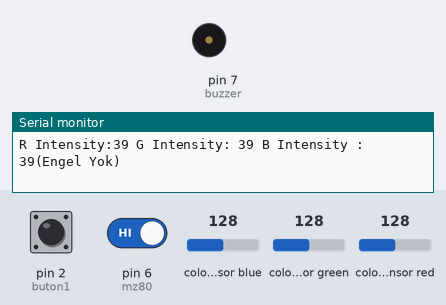
Bench run of a sketch on a simulated Arduino Uno, built with avr-gcc and run on an emulated ATmega328P. On the bench: buzzer (waves = sounding), the last lines printed to the serial monitor. Wiring (inferred from the names in the program): TCS3200 colour sensor: output pin 10; S2 pin 12; S3 pin 11; S0 pin 8; S1 pin 9. Inputs (shaded band) come from the test bench; at power-on: pin 6 (mz80) HIGH, pin 2 (buton1) HIGH, colour sensor blue 128, colour sensor green 128, colour sensor red 128.

Above: at 1.2 s.
1.3 s: pin 6 (mz80) driven LOW
At 1.46 s:
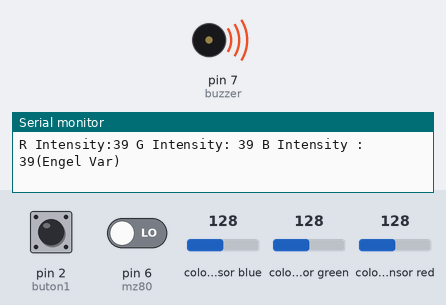
4.3 s: pin 6 (mz80) driven HIGH
At 5.4 s:
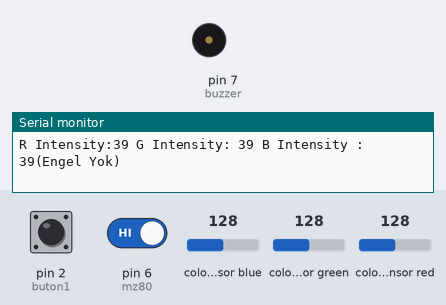
7.3 s: pin 2 (buton1) pulled LOW for 3.2 s
At 7.7 s:
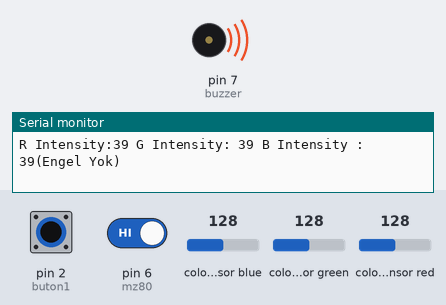
13.5 s: pin 2 (buton1) pulled LOW for 0.15 s
At 14.0 s:
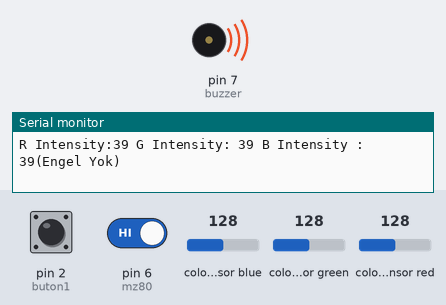
16.6 s: pin 2 (buton1) pulled LOW for 1 s
At 18.5 s:
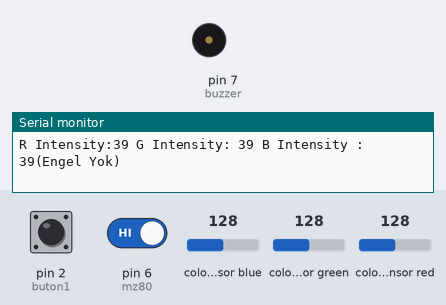
Timing chart, 0 to 20.0 s (numbered marks = the images above; inputs shaded):
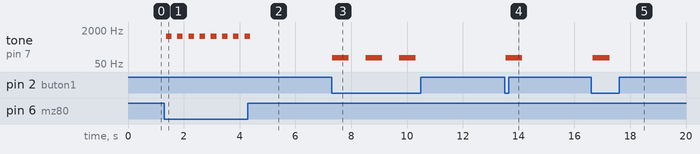

Measured:
- after the input at 1.3 s, tone on pin 7 (buzzer): alternates 1000 Hz for 0.20 s and silent for 0.20 s, starting after 0.07 s
- after the input at 4.3 s, tone on pin 7 (buzzer): goes on until 4.4 s, then stays silent
- after the input at 7.3 s, tone on pin 7 (buzzer): alternates 100 Hz for 0.60 s and silent for 0.60 s, 6 changes in all, then stays silent, starting at once
- after the input at 13.5 s, tone on pin 7 (buzzer): silent → 100 Hz at once, → silent 0.60 s later
- after the input at 16.6 s, tone on pin 7 (buzzer): silent → 100 Hz after 0.06 s, → silent 0.60 s later

The sketch:

full-code.ino
```cpp
// Watch video here: https://www.youtube.com/watch?v=BERHEVgaX40

/*
// TCS230 color recognition sensor
// Sensor connection pins to Arduino are shown in comments

Color Sensor      Arduino
-----------      --------
 VCC               5V
 GND               GND
 s0                8
 s1                9
 s2                12
 s3                11
 OUT               10
 OE                GND
*/
const int s0 = 8;
const int s1 = 9;
const int s2 = 12;
const int s3 = 11;
const int out = 10;
// Variables
int sari = 0;
int yesil = 0;
int mavi = 0;
//Buzzer kısmı pin 7
const int buzzer = 7; //buzzer to arduino pin 7
//mz80 pin 6
int mz80 = 6;
int mzdeger = 0;
int buton1 = 2; //renk sensoru butonu
int button1;

void setup()
{
  Serial.begin(9600);
  pinMode(s0, OUTPUT);
  pinMode(s1, OUTPUT);
  pinMode(s2, OUTPUT);
  pinMode(s3, OUTPUT);
  pinMode(out, INPUT);
  pinMode(buton1, INPUT);
  digitalWrite(s0, HIGH);
  digitalWrite(s1, HIGH);
  //buzzer
  pinMode(buzzer, OUTPUT); // Set buzzer - pin 7 as an output
  //mz80
  pinMode(mz80, INPUT);
}


void loop()
{
  color();
  Serial.print("R Intensity:");
  Serial.print(sari, DEC);
  Serial.print(" G Intensity: ");
  Serial.print(yesil, DEC);
  Serial.print(" B Intensity : ");
  Serial.print(mavi, DEC);
  //Serial.println();
  button1 = digitalRead(buton1);
  mzdeger = digitalRead(mz80);

  if(mzdeger == 0)
  {
    Serial.println("(Engel Var)");
    tone(buzzer, 1000); // Send 1KHz sound signal...
    delay(200);        // ...for 1 sec
    noTone(buzzer);     // Stop sound...
    delay(200);        // ...for 1sec

  }
  else
   Serial.println("(Engel Yok)");

{
      if (button1 == LOW)
      {
  if (sari < mavi && sari < yesil && sari < 20)
  {

   Serial.println(" - (Sari Renk)");
   digitalWrite(7, HIGH);   // turn the buzzer on (HIGH is the voltage level)
   delay(1000);              // wait for a second
   digitalWrite(7, LOW);    // turn the buzzer off by making the voltage LOW
   delay(1000);
  }

  else
  {

   tone(buzzer, 100); // Send 1KHz sound signal...
   delay(600);        // ...for 1 sec
   noTone(buzzer);     // Stop sound...
   delay(600);        // ...for 1sec
  }
}
}
 }


void color()
{
  digitalWrite(s2, LOW);
  digitalWrite(s3, LOW);
  //count OUT, pRed, RED
  sari = pulseIn(out, digitalRead(out) == HIGH ? LOW : HIGH);
  digitalWrite(s3, HIGH);
  //count OUT, pBLUE, BLUE
  mavi = pulseIn(out, digitalRead(out) == HIGH ? LOW : HIGH);
  digitalWrite(s2, HIGH);
  //count OUT, pGreen, GREEN
  yesil = pulseIn(out, digitalRead(out) == HIGH ? LOW : HIGH);
}
```
